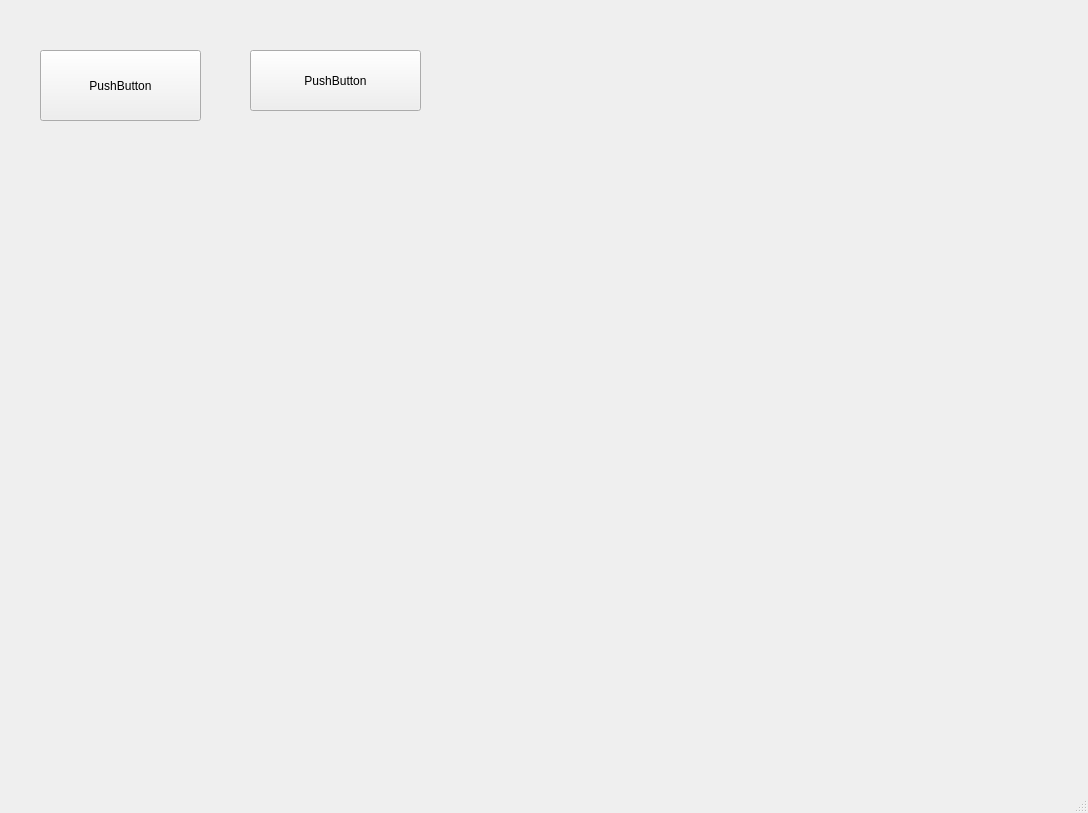
<?xml version="1.0" encoding="UTF-8"?>
<ui version="4.0">
 <class>MainWindow</class>
 <widget class="QMainWindow" name="MainWindow">
  <property name="geometry">
   <rect>
    <x>0</x>
    <y>0</y>
    <width>1088</width>
    <height>813</height>
   </rect>
  </property>
  <property name="windowTitle">
   <string>MainWindow</string>
  </property>
  <widget class="QWidget" name="centralwidget">
   <widget class="QPushButton" name="pushButton">
    <property name="geometry">
     <rect>
      <x>40</x>
      <y>50</y>
      <width>161</width>
      <height>71</height>
     </rect>
    </property>
    <property name="text">
     <string>PushButton</string>
    </property>
   </widget>
   <widget class="QPushButton" name="pushButton_2">
    <property name="geometry">
     <rect>
      <x>250</x>
      <y>50</y>
      <width>171</width>
      <height>61</height>
     </rect>
    </property>
    <property name="text">
     <string>PushButton</string>
    </property>
   </widget>
  </widget>
  <widget class="QMenuBar" name="menubar">
   <property name="geometry">
    <rect>
     <x>0</x>
     <y>0</y>
     <width>1088</width>
     <height>26</height>
    </rect>
   </property>
  </widget>
  <widget class="QStatusBar" name="statusbar"/>
 </widget>
 <resources/>
 <connections/>
</ui>
